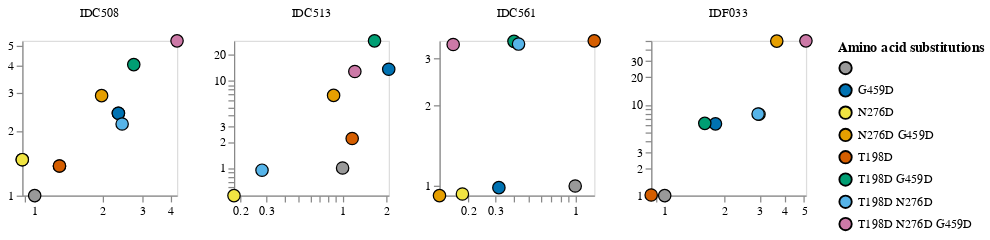

Here is the notebook cell this chart was saved with:
### Code cell
plot_data = fold_changes.query("frac_models>=.5").query('antibody not in ["PGT151", "1-18", "3BNC117"]')
virus_list = ["",
              "T198D", 
              "N276D", 
              "G459D", 
              "T198D N276D", 
              "T198D G459D", 
              "N276D G459D", 
              "T198D N276D G459D"]
plot_data = plot_data.query('aa_substitutions in @virus_list')

figure_palette = ['#999999', '#0072B2',  '#F0E442', '#E69F00', "#D55E00", '#009E73', '#56B4E9',  "#CC79A7", '#9F0162'] 

for antibody in plot_data['antibody'].unique(): 
    antibody_df = plot_data.query("frac_models>=.5").query("antibody==@antibody")

    print(f"{antibody}:")
    slope, intercept, r_value, p_value, std_err = stats.linregress(
        antibody_df["predicted_fold_change"].astype(float),
        antibody_df["measured_fold_change"].astype(float))
    print(f"Predicted fold change correlation (R): {round(r_value,3)}")

fold_change_chart = (
    alt.Chart(plot_data.query("frac_models>=.5"))
    .encode(
        x=alt.X(
            "measured_fold_change",
            title=None,
            scale=alt.Scale(type="log", nice=False),
            axis=alt.Axis(tickCount=3),
        ),
        y=alt.Y(
            "predicted_fold_change",
            title=None,
            scale=alt.Scale(type="log", nice=False),
            axis=alt.Axis(tickCount=5),
        ),
        facet=alt.Facet("antibody", columns=4, title=None),
        color=alt.Color("aa_substitutions", 
                        title="Amino acid substitutions", 
                        scale=alt.Scale(range=figure_palette)),
        tooltip=[
            alt.Tooltip(c, format=".3g") if plot_data[c].dtype == float
            else c
            for c in plot_data.columns.tolist()
        ],
    )
    .mark_circle(filled=True, size=100, opacity=1, stroke='black', strokeWidth=1)
    .configure_axis(grid=False)
    .resolve_scale(y="independent", x="independent")
    .properties(width=125, height=125)
)
fold_change_chart

### Figure 1 — Vega-Lite specification as saved in the notebook (floating-point values rounded to 4 significant figures)
{"config": {"view": {"continuousWidth": 300, "continuousHeight": 300}, "axis": {"grid": false}}, "data": {"name": "data-97c097e51e70f78decd71a2a948faed1"}, "mark": {"type": "circle", "filled": true, "opacity": 1, "size": 100, "stroke": "black", "strokeWidth": 1}, "encoding": {"color": {"field": "aa_substitutions", "scale": {"range": ["#999999", "#0072B2", "#F0E442", "#E69F00", "#D55E00", "#009E73", "#56B4E9", "#CC79A7", "#9F0162"]}, "title": "Amino acid substitutions", "type": "nominal"}, "facet": {"columns": 4, "field": "antibody", "title": null, "type": "nominal"}, "tooltip": [{"field": "antibody", "type": "nominal"}, {"field": "aa_substitutions", "type": "nominal"}, {"field": "measured IC80 mutant", "format": ".3g", "type": "quantitative"}, {"field": "MAP_fold_enrichment", "type": "nominal"}, {"field": "predicted IC80 mutant", "format": ".3g", "type": "quantitative"}, {"field": "max % neutralization", "type": "quantitative"}, {"field": "times_seen", "format": ".3g", "type": "quantitative"}, {"field": "frac_models", "format": ".3g", "type": "quantitative"}, {"field": "n_models", "type": "quantitative"}, {"field": "measured IC80 unmutated", "format": ".3g", "type": "quantitative"}, {"field": "predicted IC80 unmutated", "format": ".3g", "type": "quantitative"}, {"field": "measured_fold_change", "format": ".3g", "type": "quantitative"}, {"field": "predicted_fold_change", "format": ".3g", "type": "quantitative"}], "x": {"axis": {"tickCount": 3}, "field": "measured_fold_change", "scale": {"nice": false, "type": "log"}, "title": null, "type": "quantitative"}, "y": {"axis": {"tickCount": 5}, "field": "predicted_fold_change", "scale": {"nice": false, "type": "log"}, "title": null, "type": "quantitative"}}, "height": 125, "resolve": {"scale": {"x": "independent", "y": "independent"}}, "width": 125, "$schema": "https://vega.github.io/schema/vega-lite/v5.2.0.json", "datasets": {"data-97c097e51e70f78decd71a2a948faed1": [{"antibody": "IDC508", "aa_substitutions": "", "measured IC80 mutant": 0.07265, "MAP_fold_enrichment": "", "predicted IC80 mutant": 0.7736, "max % neutralization": 100, "times_seen": null, "frac_models": 1.0, "n_models": 2, "measured IC80 unmutated": 0.07265, "predicted IC80 unmutated": 0.7736, "measured_fold_change": 1.0, "predicted_fold_change": 1.0}, {"antibody": "IDC508", "aa_substitutions": "G459D", "measured IC80 mutant": 0.1704, "MAP_fold_enrichment": "", "predicted IC80 mutant": 1.867, "max % neutralization": 100, "times_seen": 8.5, "frac_models": 1.0, "n_models": 2, "measured IC80 unmutated": 0.07265, "predicted IC80 unmutated": 0.7736, "measured_fold_change": 2.346, "predicted_fold_change": 2.413}, {"antibody": "IDC508", "aa_substitutions": "G459D", "measured IC80 mutant": 0.1704, "MAP_fold_enrichment": "", "predicted IC80 mutant": 1.867, "max % neutralization": 100, "times_seen": 8.5, "frac_models": 1.0, "n_models": 2, "measured IC80 unmutated": 0.07265, "predicted IC80 unmutated": 0.7736, "measured_fold_change": 2.346, "predicted_fold_change": 2.413}, {"antibody": "IDC508", "aa_substitutions": "N276D", "measured IC80 mutant": 0.06403, "MAP_fold_enrichment": "", "predicted IC80 mutant": 1.136, "max % neutralization": 100, "times_seen": 6.0, "frac_models": 1.0, "n_models": 2, "measured IC80 unmutated": 0.07265, "predicted IC80 unmutated": 0.7736, "measured_fold_change": 0.8814, "predicted_fold_change": 1.469}, {"antibody": "IDC508", "aa_substitutions": "N276D", "measured IC80 mutant": 0.06403, "MAP_fold_enrichment": "", "predicted IC80 mutant": 1.136, "max % neutralization": 100, "times_seen": 6.0, "frac_models": 1.0, "n_models": 2, "measured IC80 unmutated": 0.07265, "predicted IC80 unmutated": 0.7736, "measured_fold_change": 0.8814, "predicted_fold_change": 1.469}, {"antibody": "IDC508", "aa_substitutions": "N276D G459D", "measured IC80 mutant": 0.1436, "MAP_fold_enrichment": "", "predicted IC80 mutant": 2.255, "max % neutralization": 100, "times_seen": null, "frac_models": 1.0, "n_models": 2, "measured IC80 unmutated": 0.07265, "predicted IC80 unmutated": 0.7736, "measured_fold_change": 1.977, "predicted_fold_change": 2.915}, {"antibody": "IDC508", "aa_substitutions": "T198D", "measured IC80 mutant": 0.09352, "MAP_fold_enrichment": "", "predicted IC80 mutant": 1.062, "max % neutralization": 100, "times_seen": 6.0, "frac_models": 1.0, "n_models": 2, "measured IC80 unmutated": 0.07265, "predicted IC80 unmutated": 0.7736, "measured_fold_change": 1.287, "predicted_fold_change": 1.373}, {"antibody": "IDC508", "aa_substitutions": "T198D", "measured IC80 mutant": 0.09352, "MAP_fold_enrichment": "", "predicted IC80 mutant": 1.062, "max % neutralization": 100, "times_seen": 6.0, "frac_models": 1.0, "n_models": 2, "measured IC80 unmutated": 0.07265, "predicted IC80 unmutated": 0.7736, "measured_fold_change": 1.287, "predicted_fold_change": 1.373}, {"antibody": "IDC508", "aa_substitutions": "T198D G459D", "measured IC80 mutant": 0.1993, "MAP_fold_enrichment": "", "predicted IC80 mutant": 3.143, "max % neutralization": 100, "times_seen": null, "frac_models": 1.0, "n_models": 2, "measured IC80 unmutated": 0.07265, "predicted IC80 unmutated": 0.7736, "measured_fold_change": 2.743, "predicted_fold_change": 4.063}, {"antibody": "IDC508", "aa_substitutions": "T198D N276D", "measured IC80 mutant": 0.177, "MAP_fold_enrichment": "", "predicted IC80 mutant": 1.665, "max % neutralization": 100, "times_seen": null, "frac_models": 1.0, "n_models": 2, "measured IC80 unmutated": 0.07265, "predicted IC80 unmutated": 0.7736, "measured_fold_change": 2.437, "predicted_fold_change": 2.153}, {"antibody": "IDC508", "aa_substitutions": "T198D N276D G459D", "measured IC80 mutant": 0.3097, "MAP_fold_enrichment": "", "predicted IC80 mutant": 4.053, "max % neutralization": 100, "times_seen": null, "frac_models": 1.0, "n_models": 2, "measured IC80 unmutated": 0.07265, "predicted IC80 unmutated": 0.7736, "measured_fold_change": 4.263, "predicted_fold_change": 5.24}, {"antibody": "IDC513", "aa_substitutions": "", "measured IC80 mutant": 0.8162, "MAP_fold_enrichment": "", "predicted IC80 mutant": 3.616, "max % neutralization": 100, "times_seen": null, "frac_models": 1.0, "n_models": 2, "measured IC80 unmutated": 0.8162, "predicted IC80 unmutated": 3.616, "measured_fold_change": 1.0, "predicted_fold_change": 1.0}, {"antibody": "IDC513", "aa_substitutions": "G459D", "measured IC80 mutant": 1.691, "MAP_fold_enrichment": "", "predicted IC80 mutant": 49.25, "max % neutralization": 100, "times_seen": 8.0, "frac_models": 1.0, "n_models": 2, "measured IC80 unmutated": 0.8162, "predicted IC80 unmutated": 3.616, "measured_fold_change": 2.072, "predicted_fold_change": 13.62}, {"antibody": "IDC513", "aa_substitutions": "N276D", "measured IC80 mutant": 0.1469, "MAP_fold_enrichment": "", "predicted IC80 mutant": 1.745, "max % neutralization": 100, "times_seen": 6.0, "frac_models": 1.0, "n_models": 2, "measured IC80 unmutated": 0.8162, "predicted IC80 unmutated": 3.616, "measured_fold_change": 0.1799, "predicted_fold_change": 0.4826}, {"antibody": "IDC513", "aa_substitutions": "N276D G459D", "measured IC80 mutant": 0.7081, "MAP_fold_enrichment": "", "predicted IC80 mutant": 24.71, "max % neutralization": 100, "times_seen": null, "frac_models": 1.0, "n_models": 2, "measured IC80 unmutated": 0.8162, "predicted IC80 unmutated": 3.616, "measured_fold_change": 0.8675, "predicted_fold_change": 6.834}, {"antibody": "IDC513", "aa_substitutions": "T198D", "measured IC80 mutant": 0.9497, "MAP_fold_enrichment": "", "predicted IC80 mutant": 7.906, "max % neutralization": 100, "times_seen": 6.5, "frac_models": 1.0, "n_models": 2, "measured IC80 unmutated": 0.8162, "predicted IC80 unmutated": 3.616, "measured_fold_change": 1.164, "predicted_fold_change": 2.187}, {"antibody": "IDC513", "aa_substitutions": "T198D G459D", "measured IC80 mutant": 1.351, "MAP_fold_enrichment": "", "predicted IC80 mutant": 104.5, "max % neutralization": 100, "times_seen": null, "frac_models": 1.0, "n_models": 2, "measured IC80 unmutated": 0.8162, "predicted IC80 unmutated": 3.616, "measured_fold_change": 1.656, "predicted_fold_change": 28.9}, {"antibody": "IDC513", "aa_substitutions": "T198D N276D", "measured IC80 mutant": 0.2286, "MAP_fold_enrichment": "", "predicted IC80 mutant": 3.417, "max % neutralization": 100, "times_seen": null, "frac_models": 1.0, "n_models": 2, "measured IC80 unmutated": 0.8162, "predicted IC80 unmutated": 3.616, "measured_fold_change": 0.2801, "predicted_fold_change": 0.945}, {"antibody": "IDC513", "aa_substitutions": "T198D N276D G459D", "measured IC80 mutant": 0.9904, "MAP_fold_enrichment": "", "predicted IC80 mutant": 46.41, "max % neutralization": 100, "times_seen": null, "frac_models": 1.0, "n_models": 2, "measured IC80 unmutated": 0.8162, "predicted IC80 unmutated": 3.616, "measured_fold_change": 1.213, "predicted_fold_change": 12.83}, {"antibody": "IDC561", "aa_substitutions": "", "measured IC80 mutant": 0.1531, "MAP_fold_enrichment": "", "predicted IC80 mutant": 0.3329, "max % neutralization": 100, "times_seen": null, "frac_models": 1.0, "n_models": 3, "measured IC80 unmutated": 0.1531, "predicted IC80 unmutated": 0.3329, "measured_fold_change": 1.0, "predicted_fold_change": 1.0}, {"antibody": "IDC561", "aa_substitutions": "G459D", "measured IC80 mutant": 0.04859, "MAP_fold_enrichment": "", "predicted IC80 mutant": 0.3282, "max % neutralization": 100, "times_seen": 8.0, "frac_models": 1.0, "n_models": 3, "measured IC80 unmutated": 0.1531, "predicted IC80 unmutated": 0.3329, "measured_fold_change": 0.3175, "predicted_fold_change": 0.9858}, {"antibody": "IDC561", "aa_substitutions": "N276D", "measured IC80 mutant": 0.02809, "MAP_fold_enrichment": "", "predicted IC80 mutant": 0.3108, "max % neutralization": 100, "times_seen": 5.667, "frac_models": 1.0, "n_models": 3, "measured IC80 unmutated": 0.1531, "predicted IC80 unmutated": 0.3329, "measured_fold_change": 0.1835, "predicted_fold_change": 0.9337}, {"antibody": "IDC561", "aa_substitutions": "N276D G459D", "measured IC80 mutant": 0.0199, "MAP_fold_enrichment": "", "predicted IC80 mutant": 0.3064, "max % neutralization": 100, "times_seen": null, "frac_models": 1.0, "n_models": 3, "measured IC80 unmutated": 0.1531, "predicted IC80 unmutated": 0.3329, "measured_fold_change": 0.13, "predicted_fold_change": 0.9204}, {"antibody": "IDC561", "aa_substitutions": "T198D", "measured IC80 mutant": 0.2038, "MAP_fold_enrichment": "", "predicted IC80 mutant": 1.163, "max % neutralization": 100, "times_seen": 4.667, "frac_models": 1.0, "n_models": 3, "measured IC80 unmutated": 0.1531, "predicted IC80 unmutated": 0.3329, "measured_fold_change": 1.331, "predicted_fold_change": 3.494}, {"antibody": "IDC561", "aa_substitutions": "T198D G459D", "measured IC80 mutant": 0.06096, "MAP_fold_enrichment": "", "predicted IC80 mutant": 1.159, "max % neutralization": 100, "times_seen": null, "frac_models": 1.0, "n_models": 3, "measured IC80 unmutated": 0.1531, "predicted IC80 unmutated": 0.3329, "measured_fold_change": 0.3983, "predicted_fold_change": 3.48}, {"antibody": "IDC561", "aa_substitutions": "T198D N276D", "measured IC80 mutant": 0.0653, "MAP_fold_enrichment": "", "predicted IC80 mutant": 1.132, "max % neutralization": 100, "times_seen": null, "frac_models": 1.0, "n_models": 3, "measured IC80 unmutated": 0.1531, "predicted IC80 unmutated": 0.3329, "measured_fold_change": 0.4266, "predicted_fold_change": 3.399}, {"antibody": "IDC561", "aa_substitutions": "T198D N276D G459D", "measured IC80 mutant": 0.02444, "MAP_fold_enrichment": "", "predicted IC80 mutant": 1.127, "max % neutralization": 100, "times_seen": null, "frac_models": 1.0, "n_models": 3, "measured IC80 unmutated": 0.1531, "predicted IC80 unmutated": 0.3329, "measured_fold_change": 0.1597, "predicted_fold_change": 3.385}, {"antibody": "IDF033", "aa_substitutions": "", "measured IC80 mutant": 0.1346, "MAP_fold_enrichment": "", "predicted IC80 mutant": 0.6368, "max % neutralization": 100, "times_seen": null, "frac_models": 1.0, "n_models": 2, "measured IC80 unmutated": 0.1346, "predicted IC80 unmutated": 0.6368, "measured_fold_change": 1.0, "predicted_fold_change": 1.0}, {"antibody": "IDF033", "aa_substitutions": "G459D", "measured IC80 mutant": 0.2419, "MAP_fold_enrichment": "", "predicted IC80 mutant": 3.92, "max % neutralization": 100, "times_seen": 8.5, "frac_models": 1.0, "n_models": 2, "measured IC80 unmutated": 0.1346, "predicted IC80 unmutated": 0.6368, "measured_fold_change": 1.797, "predicted_fold_change": 6.156}, {"antibody": "IDF033", "aa_substitutions": "N276D", "measured IC80 mutant": 0.4, "MAP_fold_enrichment": "", "predicted IC80 mutant": 4.992, "max % neutralization": 100, "times_seen": 6.0, "frac_models": 1.0, "n_models": 2, "measured IC80 unmutated": 0.1346, "predicted IC80 unmutated": 0.6368, "measured_fold_change": 2.972, "predicted_fold_change": 7.84}, {"antibody": "IDF033", "aa_substitutions": "N276D G459D", "measured IC80 mutant": 0.4911, "MAP_fold_enrichment": "", "predicted IC80 mutant": 31.86, "max % neutralization": 100, "times_seen": null, "frac_models": 1.0, "n_models": 2, "measured IC80 unmutated": 0.1346, "predicted IC80 unmutated": 0.6368, "measured_fold_change": 3.648, "predicted_fold_change": 50.03}, {"antibody": "IDF033", "aa_substitutions": "T198D", "measured IC80 mutant": 0.1152, "MAP_fold_enrichment": "", "predicted IC80 mutant": 0.646, "max % neutralization": 100, "times_seen": 6.0, "frac_models": 1.0, "n_models": 2, "measured IC80 unmutated": 0.1346, "predicted IC80 unmutated": 0.6368, "measured_fold_change": 0.8555, "predicted_fold_change": 1.014}, {"antibody": "IDF033", "aa_substitutions": "T198D G459D", "measured IC80 mutant": 0.2139, "MAP_fold_enrichment": "", "predicted IC80 mutant": 3.966, "max % neutralization": 100, "times_seen": null, "frac_models": 1.0, "n_models": 2, "measured IC80 unmutated": 0.1346, "predicted IC80 unmutated": 0.6368, "measured_fold_change": 1.589, "predicted_fold_change": 6.229}, {"antibody": "IDF033", "aa_substitutions": "T198D N276D", "measured IC80 mutant": 0.3959, "MAP_fold_enrichment": "", "predicted IC80 mutant": 5.033, "max % neutralization": 100, "times_seen": null, "frac_models": 1.0, "n_models": 2, "measured IC80 unmutated": 0.1346, "predicted IC80 unmutated": 0.6368, "measured_fold_change": 2.941, "predicted_fold_change": 7.903}, {"antibody": "IDF033", "aa_substitutions": "T198D N276D G459D", "measured IC80 mutant": 0.6877, "MAP_fold_enrichment": "", "predicted IC80 mutant": 32.04, "max % neutralization": 100, "times_seen": null, "frac_models": 1.0, "n_models": 2, "measured IC80 unmutated": 0.1346, "predicted IC80 unmutated": 0.6368, "measured_fold_change": 5.109, "predicted_fold_change": 50.31}]}}
